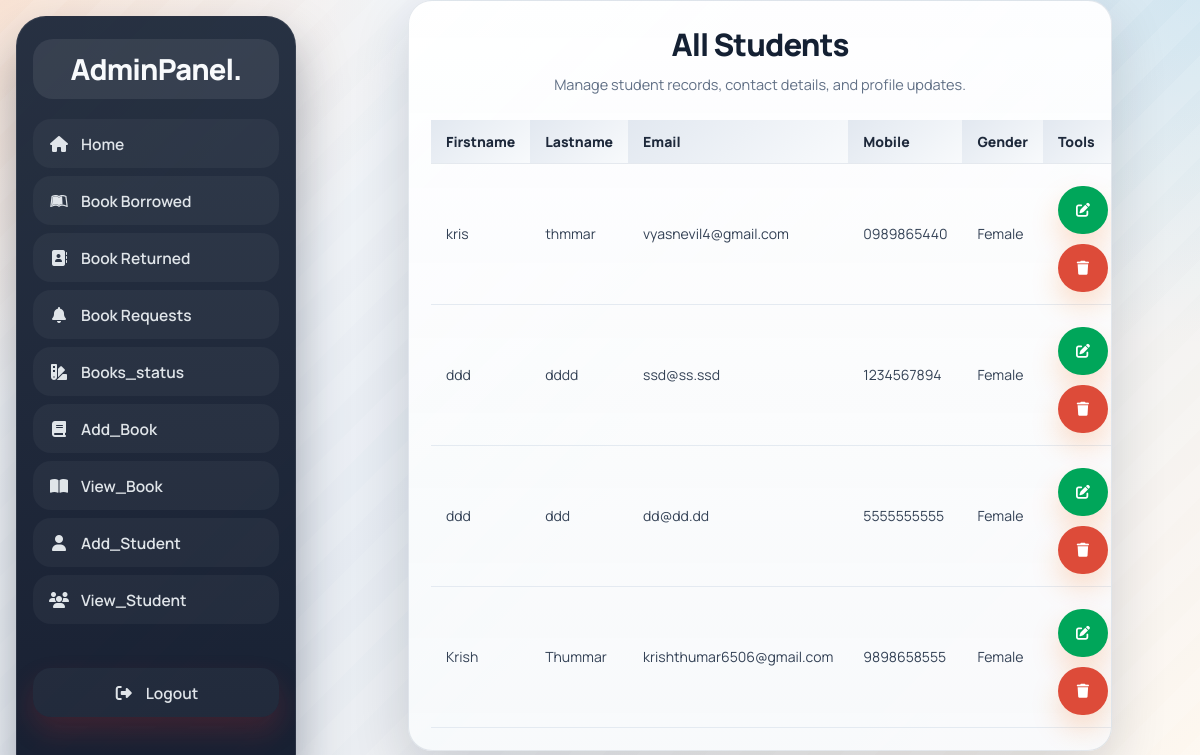
Page /Admin/view_student.php (signed in) on the earlier database version.
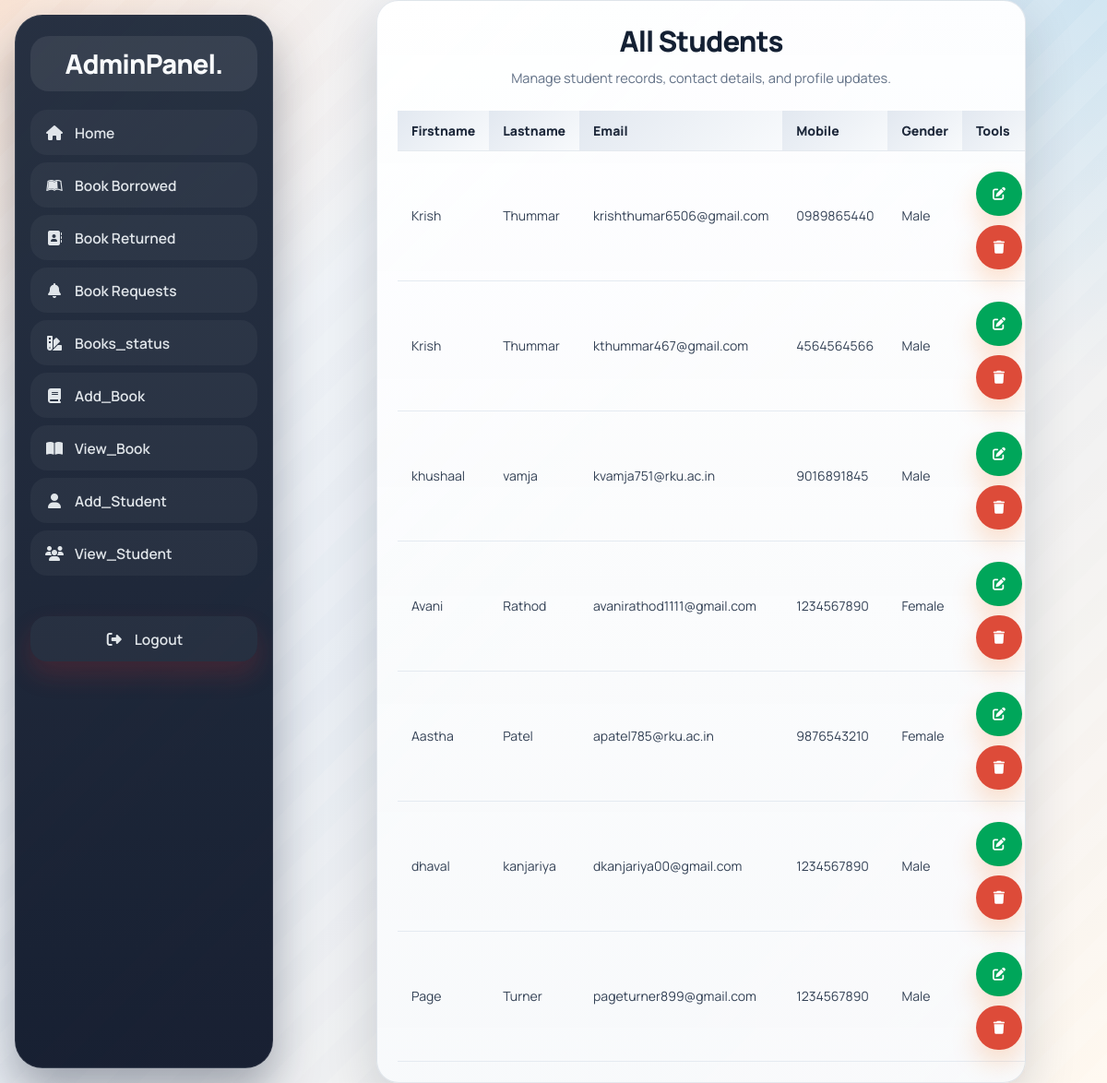
Same page on the later database version.
### tables this page shows
CREATE TABLE `students` (
  `id` int(11) NOT NULL,
  `firstname` varchar(50) NOT NULL,
  `lastname` varchar(50) NOT NULL,
  `created_on` date NOT NULL,
  `email` varchar(100) NOT NULL,
  `password` varchar(255) NOT NULL,
  `gender` enum('Male','Female','Other') NOT NULL,
  `mobile` varchar(20) NOT NULL
);

### Admin/view_student.php (the view, shortened to what this page needs)
  <?php
  include '../components/connect.php';
  ?>
<!DOCTYPE html>
<html lang="en">
<head>
      <link rel="stylesheet" href="../components/admin_style.css">
  <link rel="stylesheet" href="https://cdnjs.cloudflare.com/ajax/libs/font-awesome/6.2.0/css/all.min.css">
  </head>
  <body>
      <?php include '../components/admin_header.php'; ?>
      <div class="col-md-8">
    <div class="box1">
      <div class="box1-body">
        <h1 class="admin-page-title">All Students</h1>
        <p class="admin-page-subtitle">Manage student records, contact details, and profile updates.</p>
        <table id="example1" class="table table-bordered table-striped">
          <thead>
            <tr>
              <th>Firstname</th>
              <th>Lastname</th>
              <th>Email</th>
              <th>Mobile</th>
              <th>Gender</th>
              <th>Tools</th>
            </tr>
          </thead>
          <tbody>
          <?php
          $sql = "SELECT * FROM students";
  $stmt = $conn->prepare($sql);
  $stmt->execute();
  while($row = $stmt->fetch(PDO::FETCH_ASSOC)){
    echo "
        <tr>
                <td>".$row['firstname']."</td>
                <td>".$row['lastname']."</td>
                <td>".$row['email']."</td>
                <td>".$row['mobile']."</td>
                <td>".$row['gender']."</td>
                <td>
                  <button class='btn btn-success btn-sm edit' data-id='".$row['id']."'>
   <i class='fa fa-edit'></i>
</button>
                  <button class='btn btn-danger btn-sm delete' data-id='".$row['id']."'>
                    <i class='fa fa-trash'></i>
                  </button>
                </td>
              </tr>
            ";
          }
          ?>
          </tbody>
        </table>
      </div>
    </div>
  </div>
  </body>
  </html>

### components/admin_header.php (shortened to what this page needs)
<link rel="stylesheet" href="https://cdnjs.cloudflare.com/ajax/libs/font-awesome/6.2.0/css/all.min.css">
<header class="header">
   <a href="dashboard.php" class="logo">AdminPanel.</a>
   <nav class="navbar">
      <a href="dashboard.php"><i class="fas fa-home"></i><span>Home</span></a>
      <a href="borrowed.php"><i class="fa-brands fa-leanpub"></i><span>Book Borrowed</span></a>
      <a href="returned.php"><i class="fa-solid fa-address-book"></i><span>Book Returned</span></a>
      <a href="book_requests.php"><i class="fa-solid fa-bell"></i><span>Book Requests</span></a>
      <a href="book_status.php"><i class="fa-solid fa-swatchbook"></i><span>Books_status</span></a>
      <a href="book.php"><i class="fa-solid fa-book"></i><span>Add_Book</span></a>
      <a href="view_books.php"><i class="fa-solid fa-book-open"></i><span>View_Book</span></a>
      <a href="student.php"><i class="fas fa-user"></i><span>Add_Student</span></a>
      <a href="view_student.php"><i class="fa-solid fa-users"></i><span>View_Student</span></a><br><br>
   <a href="../components/admin_logout.php" onclick="return confirm('logout from this website?');" class="delete-btn"></i><i class="fas fa-right-from-bracket"></i><span>Logout</span></a>
</nav>
</header>

### components/admin_style.css (style rules this page uses)
:root { --admin-sidebar:#1e293b; --admin-surface:rgba(255,255,255,0.86); --admin-border:rgba(148,163,184,0.25); --admin-text:#142033; --admin-muted:#617086; --admin-accent:#f97316; --admin-danger:#dc2626; --admin-shadow:0 20px 55px rgba(15, 23, 42, 0.16); --admin-radius:24px; }
* { font-family:'Manrope', sans-serif; margin:0; padding:0; box-sizing:border-box; text-decoration:none; }
html { font-size:62.5%; overflow-x:hidden; scroll-behavior:smooth; }
body { min-height:100vh; padding-left:32rem; color:var(--admin-text); background: radial-gradient(circle at top left, rgba(249,115,22,0.20), transparent 28%), radial-gradient(circle at top right, rgba(14,165,233,0.14), transparent 24%), linear-gradient(135deg, #f8fafc 0%, #e2e8f0 46%, #fff7ed 100%); }
body::before { content:""; position:fixed; inset:0; pointer-events:none; background: linear-gradient(rgba(255,255,255,0.22), rgba(255,255,255,0.22)), repeating-linear-gradient(135deg, transparent 0, transparent 24px, rgba(255,255,255,0.16) 24px, rgba(255,255,255,0.16) 48px); opacity:0.65; }
.btn, .delete-btn, .option-btn { display:inline-flex; align-items:center; justify-content:center; gap:.8rem; min-height:4.8rem; width:100%; padding:1.2rem 1.8rem; border:none; border-radius:999px; font-size:1.45rem; font-weight:700; color:#fff; cursor:pointer; margin-top:1rem; transition:transform .22s ease, box-shadow .22s ease, opacity .22s ease, background .22s ease; }
.btn { background:linear-gradient(135deg, var(--admin-accent), #fb923c); box-shadow:0 14px 28px rgba(249,115,22,0.22); }
.delete-btn { background:linear-gradient(135deg, #ef4444, #dc2626); box-shadow:0 14px 28px rgba(220,38,38,0.18); }
.header { position:fixed; top:1.6rem; left:1.6rem; bottom:1.6rem; width:28rem; padding:2.2rem 1.6rem; background:linear-gradient(180deg, rgba(30,41,59,0.96), rgba(15,23,42,0.96)); border:1px solid rgba(255,255,255,0.08); border-radius:3rem; box-shadow:0 26px 50px rgba(15,23,42,0.35); overflow-y:auto; }
.header .logo { display:flex; align-items:center; justify-content:center; min-height:6rem; margin-bottom:2rem; border-radius:2rem; background:rgba(255,255,255,0.08); color:#f8fafc; font-size:2.9rem; font-weight:800; letter-spacing:-0.03em; }
.header .navbar a { display:flex; align-items:center; gap:1.2rem; padding:1.35rem 1.6rem; margin:.8rem 0; border-radius:1.8rem; font-size:1.55rem; font-weight:600; color:rgba(241,245,249,0.92); background:rgba(255,255,255,0.04); transition:transform .22s ease, background .22s ease, color .22s ease, box-shadow .22s ease; }
.header .navbar a i { width:2rem; text-align:center; font-size:1.6rem; }
.admin-page-title { margin:0 0 .8rem; text-align:center; font-size:3.1rem; font-weight:800; letter-spacing:-0.03em; color:var(--admin-text); }
.admin-page-subtitle { margin:0 0 2.2rem; text-align:center; font-size:1.45rem; line-height:1.7; color:var(--admin-muted); }
.box, .box1, .requests-box { width:100%; background:linear-gradient(180deg, rgba(255,255,255,0.94), rgba(248,250,252,0.90)); border:1px solid var(--admin-border); border-radius:var(--admin-radius); box-shadow:var(--admin-shadow); }
.box-body, .box1-body { padding:2.2rem; }
::placeholder { color:#94a3b8; }
table { width:100%; border-collapse:collapse; border-spacing:0; }
.table { background:transparent; }
.table thead th, th { padding:1.35rem 1.2rem; background:linear-gradient(135deg, #e2e8f0, #f8fafc); color:#1e293b; font-size:1.35rem; font-weight:800; text-align:left; border-bottom:1px solid rgba(148,163,184,0.22); }
.table tbody td, td { padding:1.3rem 1.2rem; font-size:1.4rem; color:#334155; border-bottom:1px solid rgba(226,232,240,0.9); vertical-align:middle; }
.col-md-8, .requests-wrap { width:min(1200px, calc(100% - 3rem)); margin:2.8rem auto; padding:0; position:relative; z-index:1; }

### Admin/view_student.php (style rules this page uses)
.col-md-8 { padding: 0; margin: 0 auto; }
.box1-body { overflow-x: auto; }
table { width:100%; border-collapse:collapse; min-width: 600px; }
.btn-sm { font-size:13px; }
.btn-success { background:#00a65a; color:#fff; }
.btn-danger { background:#dd4b39; color:#fff; }
.btn i { font-size:14px; }
@media (min-width: 1200px) { .col-md-8 { width: 80%; } }
@media (min-width: 1200px) { .table thead th, .table tbody td { font-size: 14px; padding: 12px 15px; } }

Differences in the rows shown:
removed students: firstname "kris", lastname "thmmar", email "vyasnevil4@gmail.com", mobile "0989865440", gender "Female"
removed students: firstname "ddd", lastname "dddd", email "ssd@ss.ssd", mobile "1234567894", gender "Female"
removed students: firstname "ddd", lastname "ddd", email "dd@dd.dd", mobile "5555555555", gender "Female"
removed students: firstname "Krish", lastname "Thummar", email "krishthumar6506@gmail.com", mobile "9898658555", gender "Female"
added students: firstname "Krish", lastname "Thummar", email "krishthumar6506@gmail.com", mobile "0989865440", gender "Male"
added students: firstname "Krish", lastname "Thummar", email "kthummar467@gmail.com", mobile "4564564566", gender "Male"
added students: firstname "khushaal", lastname "vamja", email "kvamja751@rku.ac.in", mobile "9016891845", gender "Male"
added students: firstname "Avani", lastname "Rathod", email "avanirathod1111@gmail.com", mobile "1234567890", gender "Female"
added students: firstname "Aastha", lastname "Patel", email "apatel785@rku.ac.in", mobile "9876543210", gender "Female"
added students: firstname "dhaval", lastname "kanjariya", email "dkanjariya00@gmail.com", mobile "1234567890", gender "Male"
added students: firstname "Page", lastname "Turner", email "pageturner899@gmail.com", mobile "1234567890", gender "Male"
